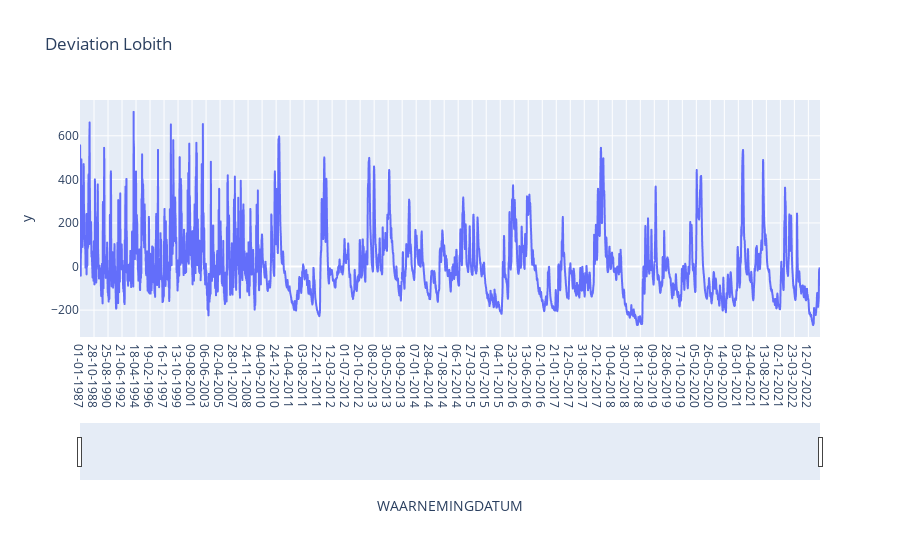

Here is the notebook cell this chart was saved with:
### Code cell
#Deviation per day Lobith
deviation_day_Lobith = []

for p in (dataLobith['NUMERIEKEWAARDE']):
    deviation_day_Lobith.append((p - mean_all_data_Lobith))


fig = px.line(dataLobith, title = 'Deviation Lobith', x = 'WAARNEMINGDATUM', y = deviation_day_Lobith)
fig.update_xaxes(
    rangeslider_visible=True,
    rangeselector=dict(
        buttons=list([
            dict(count=6, label="6m", step="month", stepmode="backward"), #de legenda moet nog even gefixt worden. geen idee nog hoe
            dict(count=3, label="3y", step="year", stepmode="backward"),
            dict(count=1, label="YTD", step="year", stepmode="todate"),
            dict(count=5, label="5y", step="year", stepmode="backward"),
            dict(step="all")
        ])
    )
)
fig.show()

### Figure 1 — Plotly figure (JSON) as saved in the notebook; plotly's stock layout.template omitted (floating-point values rounded to 4 significant figures; data arrays with more than 128 entries replaced by an {"elided": "..."} marker saying what was removed)
{"data": [{"hovertemplate": "WAARNEMINGDATUM=%{x}<br>y=%{y}<extra></extra>", "legendgroup": "", "line": {"color": "#636efa", "dash": "solid"}, "marker": {"symbol": "circle"}, "mode": "lines", "name": "", "showlegend": false, "type": "scattergl", "x": {"elided": "5865 str values"}, "xaxis": "x", "y": {"elided": "5865 float values"}, "yaxis": "y"}], "layout": {"legend": {"tracegroupgap": 0}, "title": {"text": "Deviation Lobith"}, "xaxis": {"anchor": "y", "domain": [0, 1], "rangeselector": {"buttons": [{"count": 6, "label": "6m", "step": "month", "stepmode": "backward"}, {"count": 3, "label": "3y", "step": "year", "stepmode": "backward"}, {"count": 1, "label": "YTD", "step": "year", "stepmode": "todate"}, {"count": 5, "label": "5y", "step": "year", "stepmode": "backward"}, {"step": "all"}]}, "rangeslider": {"visible": true}, "title": {"text": "WAARNEMINGDATUM"}}, "yaxis": {"anchor": "x", "domain": [0, 1], "title": {"text": "y"}}}}
